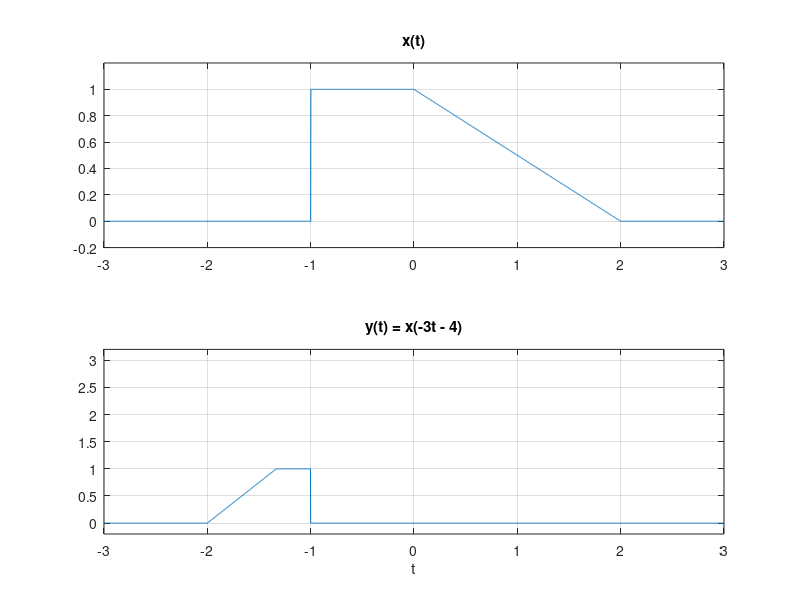

Write the MATLAB code that produced this figure. (Note: this script raises an error after producing the figure.)
% Signals and Systems — Transformations of the Independent Variable
%title: Shift, Scale and Reverse Time
%ar-title: الإزاحة والتحجيم والانعكاس في الزمن
%lesson: ss-ch1-5
%course: signals-systems

%% The signal as a function
%ar: نكتب x(t) دالة مجهولة: 1 على (−1, 0)، و 1 − 0.5t على (0, 2)، وصفر غير ذلك. الشروط المنطقية (t >= 0) تعطي 1 أو 0.
x = @(t) 1.*(t > -1 & t < 0) + (1 - 0.5*t).*(t >= 0 & t < 2);

%% y(t) = x(-3t - 4)
%ar: لا نحتاج حسابًا يدويًا: نعوّض −3t − 4 مكان t في الدالة. MATLAB يحسب القيم مباشرة.
t = linspace(-3, 3, 3001);
y = x(-3*t - 4);
subplot(2,1,1); plot(t, x(t)); grid on; title('x(t)'); ylim([-0.2 1.2])
subplot(2,1,2); plot(t, y); grid on; title('y(t) = x(-3t - 4)'); xlabel('t'); ylim([-0.2 3.2])
fprintf('y is non-zero for t in (%.4f, %.4f)\n', min(t(y > 0)), max(t(y > 0)))

%% Check one point by hand
%ar: عند t = −1.5: −3(−1.5) − 4 = 0.5، و x(0.5) = 1 − 0.25 = 0.75. نطابق.
fprintf('y(-1.5) = %.4f, x(0.5) = %.4f\n', x(-3*(-1.5) - 4), x(0.5))

%%! Project idea: a transformation playground
%ar: مشروع: دالة تأخذ أي x(t) وثلاثة أرقام (a, t0, عكس أم لا) وترسم الأصل والمحوّل معًا. جرب سرعة الصوت المضاعفة (a = 2) في تسجيل صوتي: يقصر الزمن ويرتفع التردد.
show_transform(x, 2, 1); show_transform(x, 0.5, -1);

function show_transform(x, a, t0)
    t = linspace(-6, 6, 2001);
    figure; plot(t, x(t), t, x(a*t - t0), '--'); grid on
    legend('x(t)', sprintf('x(%gt %+g)', a, -t0)); xlabel('t'); title('Time scaling and shifting')
end
